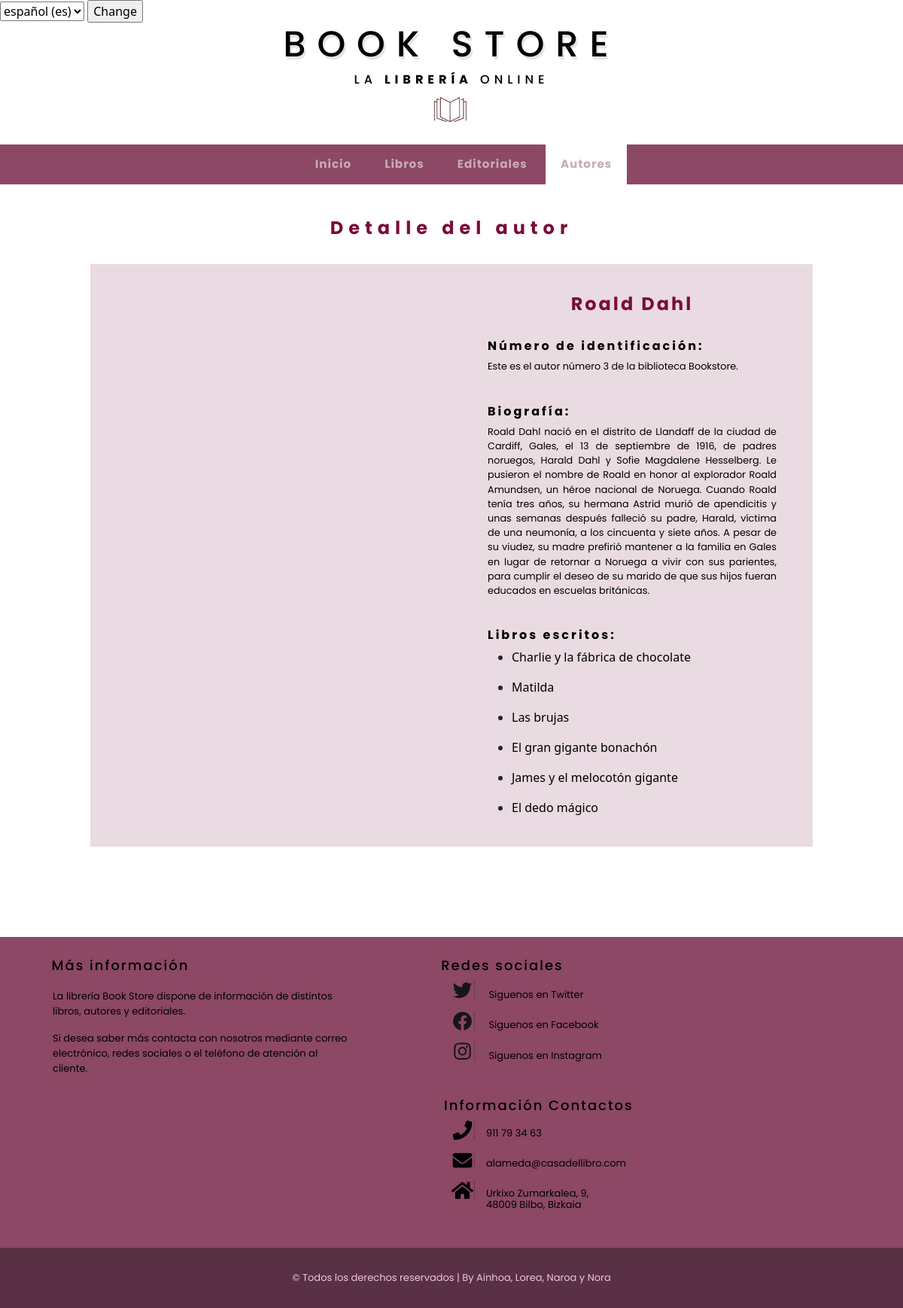
Screenshot of /appBookStore/autor/3/libros/ with the database file from the repository.
### appBookStore/models.py (models this page shows, shortened)
class Autor(models.Model):
    nombre = models.CharField(max_length=50)
    biografia = models.CharField(max_length=800)
    imagenLink = models.CharField(max_length=800)

class Libro(models.Model):
    nombre = models.CharField(max_length=50)
    autores = models.ManyToManyField(Autor)
    editorial = models.ForeignKey(Editorial, on_delete=models.CASCADE)
    genero = models.ForeignKey(Genero, on_delete=models.CASCADE)
    idioma = models.ForeignKey(Idioma, on_delete=models.CASCADE)
    paginas = models.IntegerField(default=0)
    sinopsis = models.CharField(max_length=800)
    fechaPubli = models.DateField()
    mediaValoracion = models.FloatField(default=0)
    numValoraciones = models.IntegerField(default=0)
    imagenLink = models.CharField(max_length=800)

### appBookStore/views.py (the view)
# urls.py: path('autor/<int:autor_id>/libros/', views.detallesAutores, name='detallesAutores'),
def detallesAutores(request, autor_id):
	autor = get_object_or_404(Autor, pk=autor_id)
	libros = autor.libro_set.all()
	context = {'autor' : autor, 'libros': libros}
	return render(request, 'detallesAutor.html', context)

### appBookStore/templates/detallesAutor.html (shortened to what this page needs)
{% extends "base.html" %}
{% load static %}
{% block titulo %} Detalle del autor {% endblock %}
{% block contenido %}
    <div class="ila">
        <div class="zuta">
            <div>
            </div>
        </div>
        <div class="zuta">
            <h3 class="tituloLibro">  {{ autor.nombre }}</h3>
            <br>
                {% if autor %}
                    <div>
                        <h4 class="infoTitulos"> Número de identificación:</h4>
                            <p class="texto">
                                Este es el autor número {{ autor.id }} de la biblioteca Bookstore.
                            </p>
                            <br>
                        <h4 class="infoTitulos"> Biografía:</h4>
                            <p class="texto">
                                {{ autor.biografia }}
                            </p>
                            <br>
                        <h4 class="infoTitulos"> Libros escritos:</h4>
                            <div class="texto">
                                {% if libros %}
                                {% for l in libros %}
                                <ul>
                                    <li>
                                        <a href= "{% url 'detallesLibro' l.id %}">{{ l.nombre }}</a>
                                    </li>
                                </ul>
                                {% endfor %}
                                {% else %}
                                    <p>El autor {{ autor.nombre }} no tiene libros</p>
                                {% endif %}
                              </div>
                            <br>
                    </div>
                    {% else %}
                        <p class="texto">No existe este autor.</p>
                    {% endif %}
        </div>
    </div>
{% endblock %}

### appBookStore/static/css/main.css (style rules this page uses)
html { min-height: 100%; position: relative; }
body.fondo { background-color: white; margin-top: -64px; height: 100%; padding: 0px; margin: 0px; margin-bottom: 0px; }
h4 { text-align: center; color: rgb(121, 13, 58); }
a:link { color: rgb(0, 0, 0); text-decoration: none; }

### appBookStore/static/css/detalles.css (style rules this page uses)
.tituloLibro { font-family: 'Poppins', sans-serif; color:rgb(121, 13, 58); font-size: 1.5em; letter-spacing: 3px; text-align: center; font-weight: bold; margin-top: 10%; }
.infoTitulos { font-family: 'Poppins', sans-serif; color: rgb(0, 0, 0); font-size: 1em; letter-spacing: 3px; text-align: left; font-weight: bold; }
p.texto { font-family: 'Poppins', sans-serif; color: rgb(0, 0, 0); font-size: 0.8em; text-align:justify; }
.zuta { float: left; margin-left: 5%; margin-right: 5%; border: black; width: 40%; }
.ila { content: ""; display: table; clear: both; border: black; background-color: rgba(121, 13, 58, 0.151); width: 80%; float: left; margin-left: 10%; margin-right: 10%; margin-bottom: 10%; }

### rows the page displays
Autor: nombre "Roald Dahl", id "3", biografia "Roald Dahl nació en el distrito de Llandaff de la ciudad de Cardiff, Gales, el 13 de septiembre de 1916, de padres noruegos, Harald Dahl y Sofie Magdalene Hesselberg. Le pusieron el nombre de Roald en honor al explorador Roald Amundsen, un héroe nacional de Noruega. Cuando Roald tenía tres años, su hermana Astrid murió de apendicitis y unas semanas después falleció su padre, Harald, víctima de una neumonía, a los cincuenta y siete años. A pesar de su viudez, su madre prefirió mantener a la familia en Gales en lugar de retornar a Noruega a vivir con sus parientes, para cumplir el deseo de su marido de que sus hijos fueran educados en escuelas británicas."
Libro: nombre "Charlie y la fábrica de chocolate"
Libro: nombre "Matilda"
Libro: nombre "Las brujas"
Libro: nombre "El gran gigante bonachón"
Libro: nombre "James y el melocotón gigante"
Libro: nombre "El dedo mágico"

### other values shown
form field language "español (es)"
